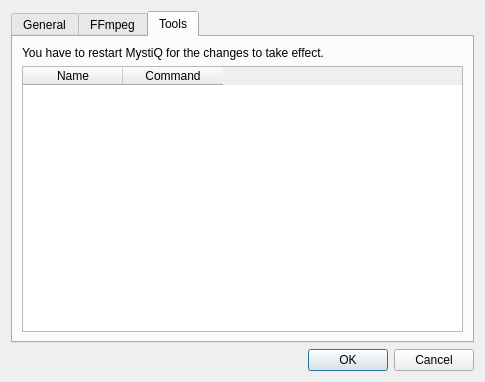
<?xml version="1.0" encoding="UTF-8"?>
<ui version="4.0">
 <class>OptionsDialog</class>
 <widget class="QDialog" name="OptionsDialog">
  <property name="geometry">
   <rect>
    <x>0</x>
    <y>0</y>
    <width>485</width>
    <height>382</height>
   </rect>
  </property>
  <property name="windowTitle">
   <string>Options</string>
  </property>
  <layout class="QVBoxLayout" name="verticalLayout">
   <item>
    <widget class="QTabWidget" name="tabWidget">
     <property name="currentIndex">
      <number>2</number>
     </property>
     <property name="iconSize">
      <size>
       <width>16</width>
       <height>16</height>
      </size>
     </property>
     <widget class="QWidget" name="tab">
      <attribute name="icon">
       <iconset resource="../images.qrc">
        <normaloff>:/actions/icons/settings2.svg</normaloff>:/actions/icons/settings2.svg</iconset>
      </attribute>
      <attribute name="title">
       <string>General</string>
      </attribute>
      <layout class="QGridLayout" name="gridLayout">
       <item row="0" column="0">
        <widget class="QCheckBox" name="chkCheckUpdates">
         <property name="text">
          <string>Check for updates on program startup</string>
         </property>
        </widget>
       </item>
       <item row="2" column="0" alignment="Qt::AlignVCenter">
        <widget class="QFrame" name="frame">
         <property name="maximumSize">
          <size>
           <width>453</width>
           <height>16777215</height>
          </size>
         </property>
         <property name="frameShape">
          <enum>QFrame::StyledPanel</enum>
         </property>
         <property name="frameShadow">
          <enum>QFrame::Raised</enum>
         </property>
         <layout class="QGridLayout" name="gridLayout_2">
          <item row="0" column="0">
           <widget class="QLabel" name="label_2">
            <property name="maximumSize">
             <size>
              <width>265</width>
              <height>16777215</height>
             </size>
            </property>
            <property name="frameShape">
             <enum>QFrame::StyledPanel</enum>
            </property>
            <property name="frameShadow">
             <enum>QFrame::Plain</enum>
            </property>
            <property name="text">
             <string>Change language (requires restarting)</string>
            </property>
            <property name="textFormat">
             <enum>Qt::RichText</enum>
            </property>
            <property name="scaledContents">
             <bool>true</bool>
            </property>
            <property name="alignment">
             <set>Qt::AlignCenter</set>
            </property>
            <property name="wordWrap">
             <bool>false</bool>
            </property>
            <property name="indent">
             <number>0</number>
            </property>
           </widget>
          </item>
          <item row="0" column="1">
           <widget class="QComboBox" name="language_comboBox">
            <property name="currentIndex">
             <number>0</number>
            </property>
            <property name="insertPolicy">
             <enum>QComboBox::InsertAlphabetically</enum>
            </property>
            <item>
             <property name="text">
              <string>Select Language</string>
             </property>
             <property name="icon">
              <iconset resource="../images.qrc">
               <normaloff>:/actions/icons/world-language.svg</normaloff>:/actions/icons/world-language.svg</iconset>
             </property>
            </item>
            <item>
             <property name="text">
              <string>System Language</string>
             </property>
             <property name="icon">
              <iconset resource="../images.qrc">
               <normaloff>:/actions/icons/translate.svg</normaloff>:/actions/icons/translate.svg</iconset>
             </property>
            </item>
            <item>
             <property name="text">
              <string>Arab</string>
             </property>
             <property name="icon">
              <iconset resource="../images.qrc">
               <normaloff>:/actions/icons/flags/sa.svg</normaloff>:/actions/icons/flags/sa.svg</iconset>
             </property>
            </item>
            <item>
             <property name="text">
              <string>Chinese</string>
             </property>
             <property name="icon">
              <iconset resource="../images.qrc">
               <normaloff>:/actions/icons/flags/cn.svg</normaloff>:/actions/icons/flags/cn.svg</iconset>
             </property>
            </item>
            <item>
             <property name="text">
              <string>Czech</string>
             </property>
             <property name="icon">
              <iconset resource="../images.qrc">
               <normaloff>:/actions/icons/flags/cz.svg</normaloff>:/actions/icons/flags/cz.svg</iconset>
             </property>
            </item>
            <item>
             <property name="text">
              <string>English</string>
             </property>
             <property name="icon">
              <iconset resource="../images.qrc">
               <normaloff>:/actions/icons/flags/gb.svg</normaloff>:/actions/icons/flags/gb.svg</iconset>
             </property>
            </item>
            <item>
             <property name="text">
              <string>German</string>
             </property>
             <property name="icon">
              <iconset resource="../images.qrc">
               <normaloff>:/actions/icons/flags/de.svg</normaloff>:/actions/icons/flags/de.svg</iconset>
             </property>
            </item>
            <item>
             <property name="text">
              <string>Hungarian</string>
             </property>
             <property name="icon">
              <iconset resource="../images.qrc">
               <normaloff>:/actions/icons/flags/hu.svg</normaloff>:/actions/icons/flags/hu.svg</iconset>
             </property>
            </item>
            <item>
             <property name="text">
              <string>Indonesian</string>
             </property>
             <property name="icon">
              <iconset resource="../images.qrc">
               <normaloff>:/actions/icons/flags/id.svg</normaloff>:/actions/icons/flags/id.svg</iconset>
             </property>
            </item>
            <item>
             <property name="text">
              <string>Italian</string>
             </property>
             <property name="icon">
              <iconset resource="../images.qrc">
               <normaloff>:/actions/icons/flags/it.svg</normaloff>:/actions/icons/flags/it.svg</iconset>
             </property>
            </item>
            <item>
             <property name="text">
              <string>Japanese</string>
             </property>
             <property name="icon">
              <iconset resource="../images.qrc">
               <normaloff>:/actions/icons/flags/jp.svg</normaloff>:/actions/icons/flags/jp.svg</iconset>
             </property>
            </item>
            <item>
             <property name="text">
              <string>Polish</string>
             </property>
             <property name="icon">
              <iconset resource="../images.qrc">
               <normaloff>:/actions/icons/flags/pl.svg</normaloff>:/actions/icons/flags/pl.svg</iconset>
             </property>
            </item>
            <item>
             <property name="text">
              <string>Portuguese</string>
             </property>
             <property name="icon">
              <iconset resource="../images.qrc">
               <normaloff>:/actions/icons/flags/pt.svg</normaloff>:/actions/icons/flags/pt.svg</iconset>
             </property>
            </item>
            <item>
             <property name="text">
              <string>Romanian</string>
             </property>
             <property name="icon">
              <iconset resource="../images.qrc">
               <normaloff>:/actions/icons/flags/ro.svg</normaloff>:/actions/icons/flags/ro.svg</iconset>
             </property>
            </item>
            <item>
             <property name="text">
              <string>Russian</string>
             </property>
             <property name="icon">
              <iconset resource="../images.qrc">
               <normaloff>:/actions/icons/flags/ru.svg</normaloff>:/actions/icons/flags/ru.svg</iconset>
             </property>
            </item>
            <item>
             <property name="text">
              <string>Spanish</string>
             </property>
             <property name="icon">
              <iconset resource="../images.qrc">
               <normaloff>:/actions/icons/flags/es.svg</normaloff>:/actions/icons/flags/es.svg</iconset>
             </property>
            </item>
            <item>
             <property name="text">
              <string>Swedish</string>
             </property>
             <property name="icon">
              <iconset resource="../images.qrc">
               <normaloff>:/actions/icons/flags/se.svg</normaloff>:/actions/icons/flags/se.svg</iconset>
             </property>
            </item>
            <item>
             <property name="text">
              <string>Turkish</string>
             </property>
             <property name="icon">
              <iconset resource="../images.qrc">
               <normaloff>:/actions/icons/flags/tr.svg</normaloff>:/actions/icons/flags/tr.svg</iconset>
             </property>
            </item>
           </widget>
          </item>
         </layout>
        </widget>
       </item>
       <item row="1" column="0">
        <widget class="QCheckBox" name="chkAutoStartConversion">
         <property name="toolTip">
          <string>Automatically start conversion after adding files to the list.</string>
         </property>
         <property name="text">
          <string>Start conversion automatically</string>
         </property>
        </widget>
       </item>
       <item row="5" column="0">
        <spacer name="verticalSpacer">
         <property name="orientation">
          <enum>Qt::Vertical</enum>
         </property>
         <property name="sizeHint" stdset="0">
          <size>
           <width>20</width>
           <height>40</height>
          </size>
         </property>
        </spacer>
       </item>
      </layout>
     </widget>
     <widget class="QWidget" name="tabFFmpeg">
      <attribute name="icon">
       <iconset resource="../images.qrc">
        <normaloff>:/actions/icons/FFmpeg_icon.svg</normaloff>:/actions/icons/FFmpeg_icon.svg</iconset>
      </attribute>
      <attribute name="title">
       <string>FFmpeg</string>
      </attribute>
      <layout class="QFormLayout" name="formLayout">
       <property name="fieldGrowthPolicy">
        <enum>QFormLayout::ExpandingFieldsGrow</enum>
       </property>
       <item row="0" column="0">
        <layout class="QHBoxLayout" name="horizontalLayout">
         <item>
          <widget class="QLabel" name="lblThreads">
           <property name="text">
            <string>Number of threads to use in conversion</string>
           </property>
          </widget>
         </item>
         <item>
          <widget class="QSpinBox" name="spinThreads"/>
         </item>
        </layout>
       </item>
       <item row="1" column="0">
        <layout class="QHBoxLayout" name="horizontalLayout_2">
         <item>
          <widget class="QCheckBox" name="chkHideFormats">
           <property name="toolTip">
            <string>&lt;html&gt;&lt;head/&gt;&lt;body&gt;&lt;p&gt;Hide output formats that are not available in the current ffmpeg installation. It is recommended to turn this option on unless you are sure that MystiQ has failed to detect available formats. (requires restarting MystiQ to take effect)&lt;/p&gt;&lt;/body&gt;&lt;/html&gt;</string>
           </property>
           <property name="text">
            <string>Hide unavailable formats (requires restarting)</string>
           </property>
          </widget>
         </item>
        </layout>
       </item>
      </layout>
     </widget>
     <widget class="QWidget" name="tabTools">
      <attribute name="icon">
       <iconset resource="../images.qrc">
        <normaloff>:/actions/icons/tools.svg</normaloff>:/actions/icons/tools.svg</iconset>
      </attribute>
      <attribute name="title">
       <string>Tools</string>
      </attribute>
      <layout class="QVBoxLayout" name="verticalLayout_3">
       <item>
        <layout class="QVBoxLayout" name="verticalLayout_2">
         <item>
          <widget class="QLabel" name="label">
           <property name="text">
            <string>You have to restart MystiQ for the changes to take effect.</string>
           </property>
           <property name="wordWrap">
            <bool>true</bool>
           </property>
          </widget>
         </item>
         <item>
          <widget class="QTableWidget" name="toolTable">
           <property name="showDropIndicator" stdset="0">
            <bool>false</bool>
           </property>
           <property name="dragDropOverwriteMode">
            <bool>false</bool>
           </property>
           <property name="columnCount">
            <number>2</number>
           </property>
           <column>
            <property name="text">
             <string>Name</string>
            </property>
           </column>
           <column>
            <property name="text">
             <string>Command</string>
            </property>
           </column>
          </widget>
         </item>
        </layout>
       </item>
      </layout>
     </widget>
    </widget>
   </item>
   <item>
    <widget class="QDialogButtonBox" name="buttonBox">
     <property name="orientation">
      <enum>Qt::Horizontal</enum>
     </property>
     <property name="standardButtons">
      <set>QDialogButtonBox::Cancel|QDialogButtonBox::Ok</set>
     </property>
    </widget>
   </item>
  </layout>
 </widget>
 <resources>
  <include location="../images.qrc"/>
 </resources>
 <connections>
  <connection>
   <sender>buttonBox</sender>
   <signal>accepted()</signal>
   <receiver>OptionsDialog</receiver>
   <slot>accept()</slot>
   <hints>
    <hint type="sourcelabel">
     <x>252</x>
     <y>377</y>
    </hint>
    <hint type="destinationlabel">
     <x>157</x>
     <y>274</y>
    </hint>
   </hints>
  </connection>
  <connection>
   <sender>buttonBox</sender>
   <signal>rejected()</signal>
   <receiver>OptionsDialog</receiver>
   <slot>reject()</slot>
   <hints>
    <hint type="sourcelabel">
     <x>320</x>
     <y>377</y>
    </hint>
    <hint type="destinationlabel">
     <x>286</x>
     <y>274</y>
    </hint>
   </hints>
  </connection>
 </connections>
</ui>
